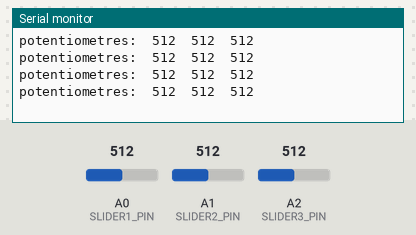
Recording of a sketch running on a simulated Arduino Uno, built with avr-gcc and run on an emulated ATmega328P. Parts: the last lines printed to the serial monitor. Inputs (shaded band) come from the test bench; at power-on: A0 (SLIDER1_PIN) = 512, A1 (SLIDER2_PIN) = 512, A2 (SLIDER3_PIN) = 512.

Above: at 1.2 s.
1.3 s: A0 (SLIDER1_PIN) set to 716
At 1.71 s:
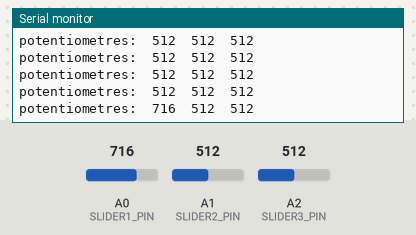
2.8 s: A1 (SLIDER2_PIN) set to 716
At 2.91 s:
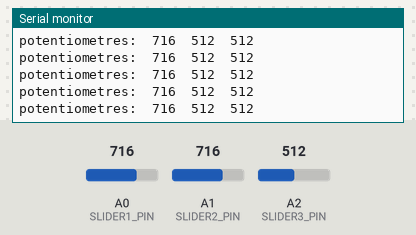
4.3 s: A2 (SLIDER3_PIN) set to 716
At 4.42 s:
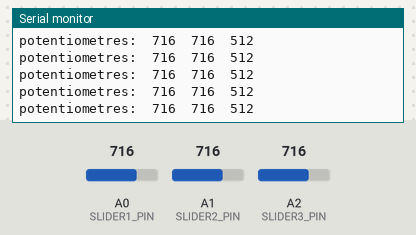
5.8 s: A0 (SLIDER1_PIN) set to 900
At 5.92 s:
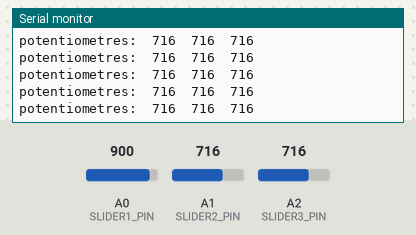
7.3 s: A1 (SLIDER2_PIN) set to 900
At 7.43 s:
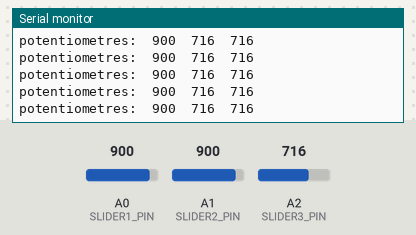
8.8 s: A2 (SLIDER3_PIN) set to 900
At 8.93 s:
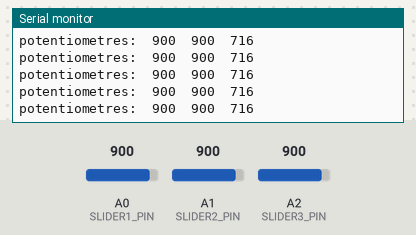
Timing chart, 0 to 11.3 s (numbered marks = the images above; inputs shaded):
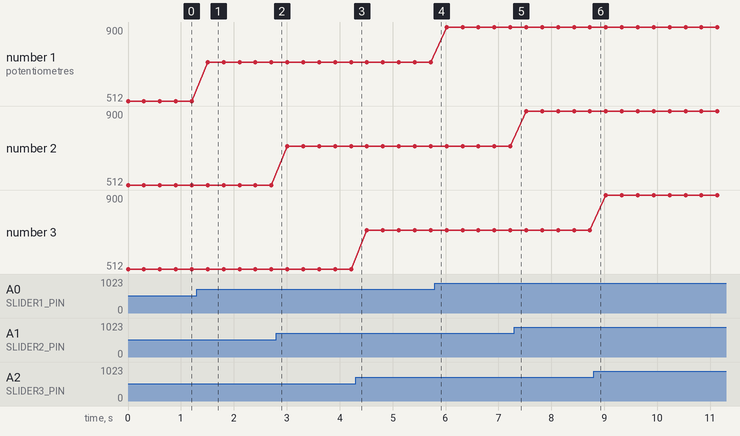

Measured:
- after the input at 1.3 s, the serial monitor: prints a new line after 0.21 s (image 1)
- plotted number 1: 512 → 716 after the input at 1.3 s, 716 → 900 after the input at 5.8 s

The sketch:

test_potentiometres.ino
```cpp
// adressage des potentiomètres (PIN) //
int SLIDER1_PIN = 0;
int SLIDER2_PIN = 1;
int SLIDER3_PIN = 2;

int potentiom1 = 0; //définition de la variable entière (integer) potentiom1//
int potentiom2 = 0; //définition de la variable entière (integer) potentiom2//
int potentiom3 = 0; //définition de la variable entière (integer) potentiom3//

void setup()
{
  Serial.begin(9600);   // mise en route de la liaison série //
}

void loop()
{
  potentiom1 = analogRead(SLIDER1_PIN); // lecture potentiomètre 1 //
  potentiom2 = analogRead(SLIDER2_PIN); // lecture potentiomètre 2 //
  potentiom3 = analogRead(SLIDER3_PIN); // lecture potentiomètre 3 //
  Serial.print("potentiometres: "); // affichage liaison série //
    Serial.print(" ");
    Serial.print(potentiom1);
    Serial.print("  ");
    Serial.print(potentiom2);
    Serial.print("  ");
    Serial.println(potentiom3);    // println rajoute un retour à la ligne //
    delay(300); // brève attente//
}
```
